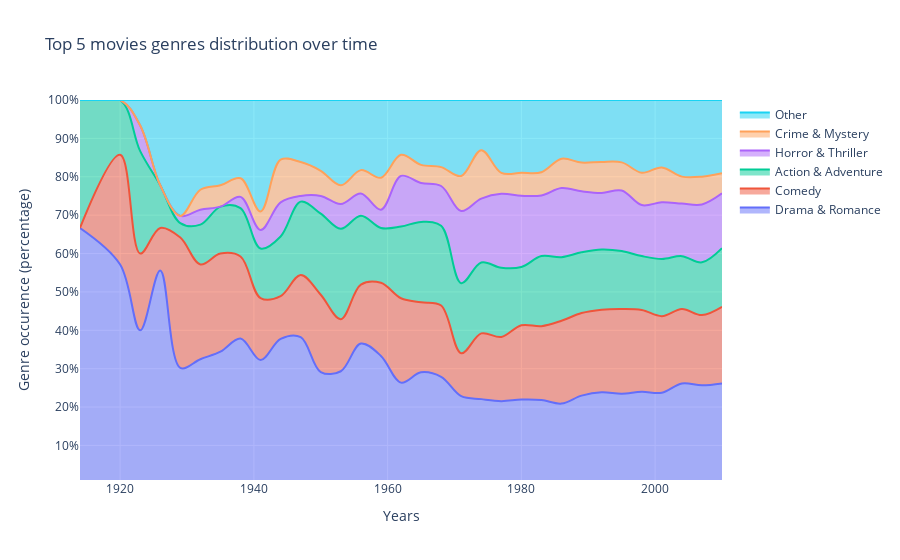

The code cell stored with this chart in its notebook:
### Markdown cell above
But so far, this analysis doesn't say much about the changes over time and how they are distributed with respect to the revenue they generated. The next plot should be more informative in this regard.

### Code cell
# To smooth the graph, we used a mean made over 3 years by assigning a specific year for each 3-years period
movies_genre['Period'] = movies_genre['Movie release year'] // 3 * 3

# As in the pie chart, we count the genres occurence but this time, we do it by period
genre_counts = movies_genre.groupby(['Period', 'Dictionnary Movie genres']).size().unstack(fill_value=0)

genre_sums = genre_counts.sum(axis=0)

#We choose only the five most occured genres
top_genres = genre_sums.nlargest(5).index
top_genre_counts = genre_counts[top_genres]

top_genre_counts['Other'] = genre_counts.drop(columns=top_genres).sum(axis=1)

# We transform the count in percentage
genre_percentages = top_genre_counts.divide(top_genre_counts.sum(axis=1), axis=0) * 100

fig = go.Figure()


for genre in genre_percentages.columns:
    fig.add_trace(go.Scatter(
        x=genre_percentages.index,
        y=genre_percentages[genre],
        hoverinfo='x+y',
        mode='lines',
        line_shape='spline',
        name=genre,
        stackgroup='one'
    ))

fig.update_layout(
    title='Top 5 movies genres distribution over time ',
    showlegend=True,
    xaxis=dict(
        title='Years',
        type='linear'
    ),
    yaxis=dict(
        title='Genre occurence (percentage)',
        type='linear',
        range=[1, 100],
        ticksuffix='%'
    )
)

# Saving the figure
#fig.write_html("./plots/adam_strats.html")


fig.show()

### Figure 1 — Plotly figure (JSON) as saved in the notebook; plotly's stock layout.template omitted (floating-point values rounded to 4 significant figures)
{"data": [{"hoverinfo": "x+y", "line": {"shape": "spline"}, "mode": "lines", "name": "Drama & Romance", "stackgroup": "one", "type": "scatter", "x": [1914, 1920, 1923, 1926, 1929, 1932, 1935, 1938, 1941, 1944, 1947, 1950, 1953, 1956, 1959, 1962, 1965, 1968, 1971, 1974, 1977, 1980, 1983, 1986, 1989, 1992, 1995, 1998, 2001, 2004, 2007, 2010], "y": [66.67, 57.14, 40, 55.56, 30.19, 32.47, 34.44, 37.86, 32.26, 37.78, 38.24, 29.13, 29.33, 36.54, 33.33, 26.37, 29.05, 27.87, 22.84, 22.07, 21.54, 21.96, 21.84, 20.91, 22.99, 23.88, 23.48, 23.97, 23.72, 26.16, 25.66, 26.17]}, {"hoverinfo": "x+y", "line": {"shape": "spline"}, "mode": "lines", "name": "Comedy", "stackgroup": "one", "type": "scatter", "x": [1914, 1920, 1923, 1926, 1929, 1932, 1935, 1938, 1941, 1944, 1947, 1950, 1953, 1956, 1959, 1962, 1965, 1968, 1971, 1974, 1977, 1980, 1983, 1986, 1989, 1992, 1995, 1998, 2001, 2004, 2007, 2010], "y": [0, 28.57, 20, 11.11, 33.96, 24.68, 25.56, 21.36, 16.13, 11.11, 16.18, 20.15, 13.56, 15.38, 19.05, 21.98, 18.24, 18.58, 11.17, 17.12, 16.72, 19.36, 19.23, 21.58, 21.51, 21.5, 22.08, 21.35, 19.95, 19.4, 18.29, 19.96]}, {"hoverinfo": "x+y", "line": {"shape": "spline"}, "mode": "lines", "name": "Action & Adventure", "stackgroup": "one", "type": "scatter", "x": [1914, 1920, 1923, 1926, 1929, 1932, 1935, 1938, 1941, 1944, 1947, 1950, 1953, 1956, 1959, 1962, 1965, 1968, 1971, 1974, 1977, 1980, 1983, 1986, 1989, 1992, 1995, 1998, 2001, 2004, 2007, 2010], "y": [33.33, 14.29, 26.67, 11.11, 3.774, 10.39, 12.22, 12.62, 12.9, 15.56, 19.12, 21.12, 23.56, 17.95, 14.29, 18.68, 20.95, 20.77, 18.27, 18.47, 18.01, 15.17, 18.27, 16.57, 15.82, 15.68, 15.09, 14.02, 14.9, 13.76, 13.75, 15.27]}, {"hoverinfo": "x+y", "line": {"shape": "spline"}, "mode": "lines", "name": "Horror & Thriller", "stackgroup": "one", "type": "scatter", "x": [1914, 1920, 1923, 1926, 1929, 1932, 1935, 1938, 1941, 1944, 1947, 1950, 1953, 1956, 1959, 1962, 1965, 1968, 1971, 1974, 1977, 1980, 1983, 1986, 1989, 1992, 1995, 1998, 2001, 2004, 2007, 2010], "y": [0, 0, 6.667, 0, 1.887, 3.896, 0, 2.913, 4.839, 8.889, 1.471, 4.612, 6.444, 5.769, 4.762, 13.19, 10.14, 10.38, 18.78, 16.67, 19.29, 18.56, 15.8, 18.02, 15.91, 14.71, 15.79, 13.29, 14.78, 13.71, 15.08, 14.28]}, {"hoverinfo": "x+y", "line": {"shape": "spline"}, "mode": "lines", "name": "Crime & Mystery", "stackgroup": "one", "type": "scatter", "x": [1914, 1920, 1923, 1926, 1929, 1932, 1935, 1938, 1941, 1944, 1947, 1950, 1953, 1956, 1959, 1962, 1965, 1968, 1971, 1974, 1977, 1980, 1983, 1986, 1989, 1992, 1995, 1998, 2001, 2004, 2007, 2010], "y": [0, 0, 0, 0, 0, 5.195, 5.556, 4.854, 4.839, 11.11, 8.824, 6.553, 4.889, 6.09, 8.333, 5.495, 4.73, 4.918, 9.137, 12.61, 5.466, 5.988, 6.044, 7.611, 7.466, 8.106, 7.309, 8.424, 9.063, 7.009, 7.241, 5.221]}, {"hoverinfo": "x+y", "line": {"shape": "spline"}, "mode": "lines", "name": "Other", "stackgroup": "one", "type": "scatter", "x": [1914, 1920, 1923, 1926, 1929, 1932, 1935, 1938, 1941, 1944, 1947, 1950, 1953, 1956, 1959, 1962, 1965, 1968, 1971, 1974, 1977, 1980, 1983, 1986, 1989, 1992, 1995, 1998, 2001, 2004, 2007, 2010], "y": [0, 0, 6.667, 22.22, 30.19, 23.38, 22.22, 20.39, 29.03, 15.56, 16.18, 18.45, 22.22, 18.27, 20.24, 14.29, 16.89, 17.49, 19.8, 13.06, 18.97, 18.96, 18.82, 15.32, 16.31, 16.12, 16.25, 18.95, 17.58, 19.96, 19.97, 19.1]}], "layout": {"showlegend": true, "title": {"text": "Top 5 movies genres distribution over time "}, "xaxis": {"title": {"text": "Years"}, "type": "linear"}, "yaxis": {"range": [1, 100], "ticksuffix": "%", "title": {"text": "Genre occurence (percentage)"}, "type": "linear"}}}
